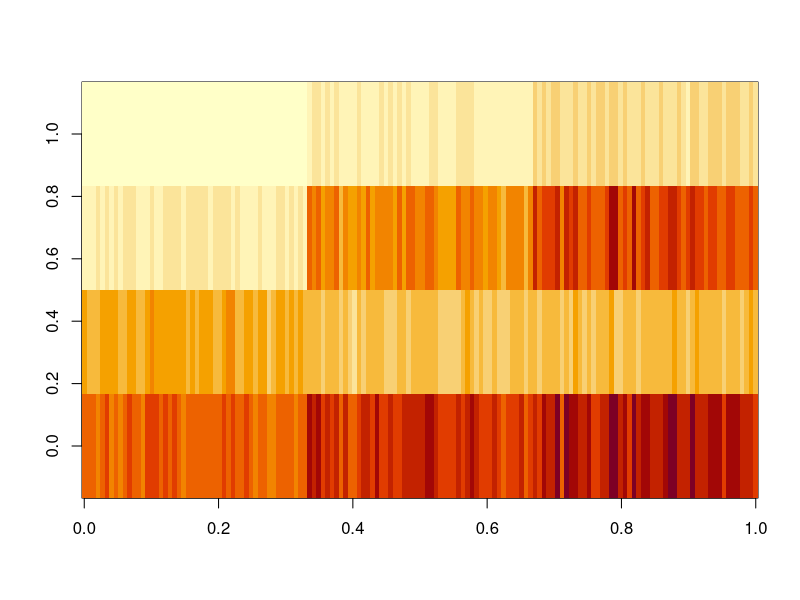
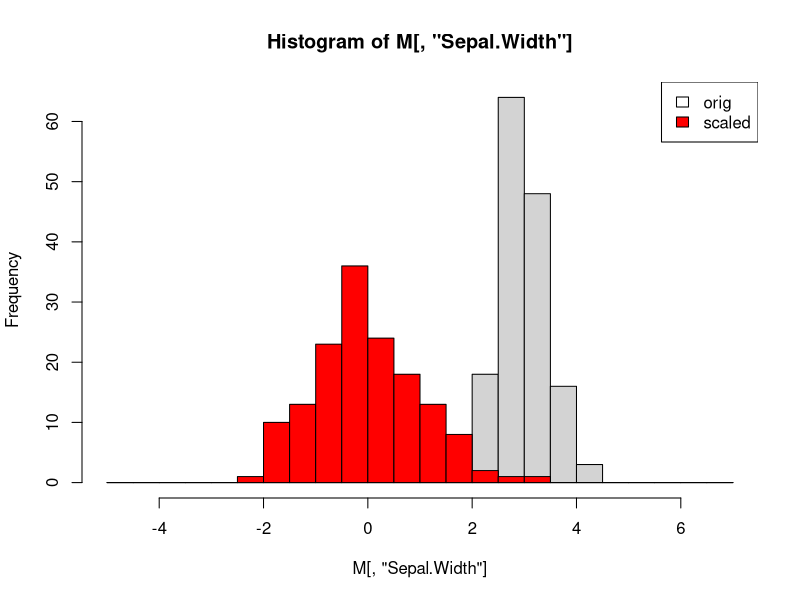
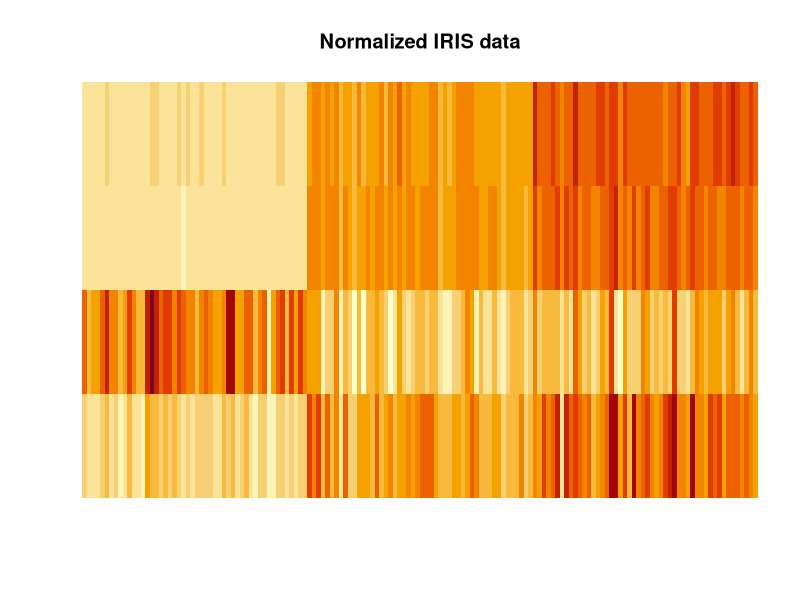
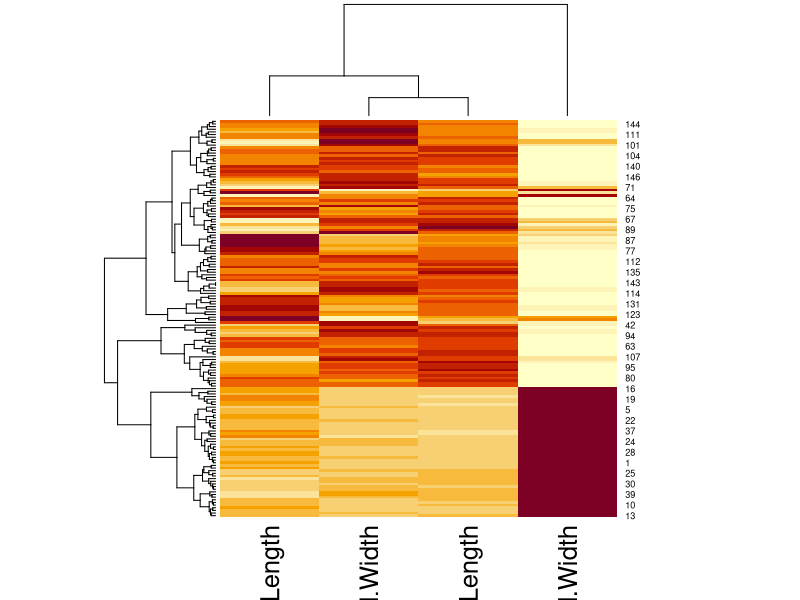
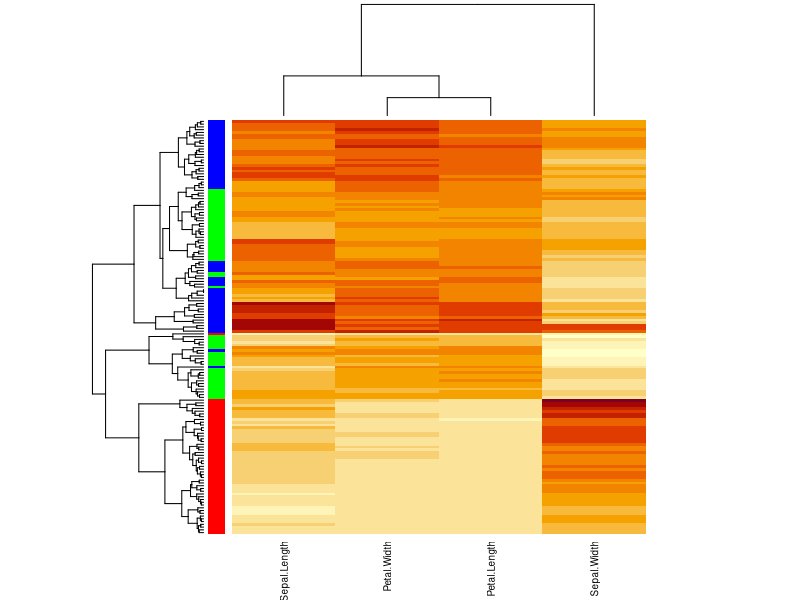
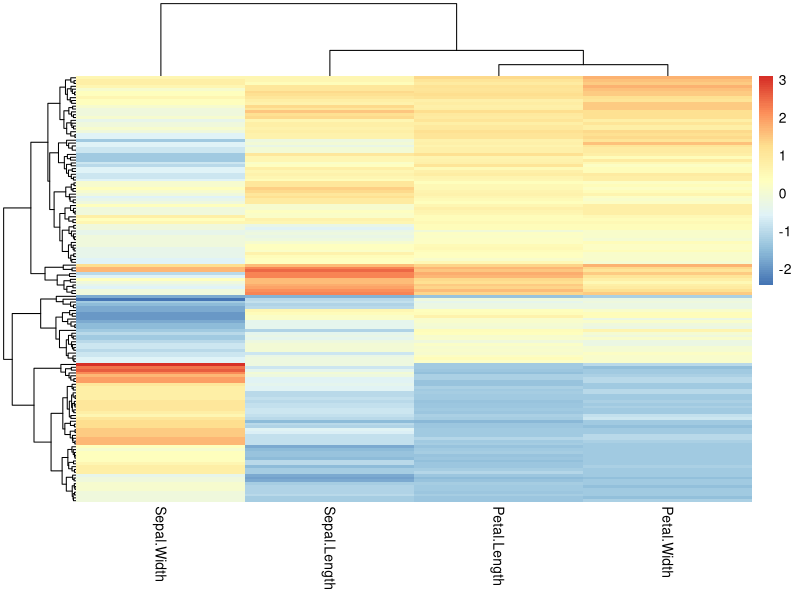
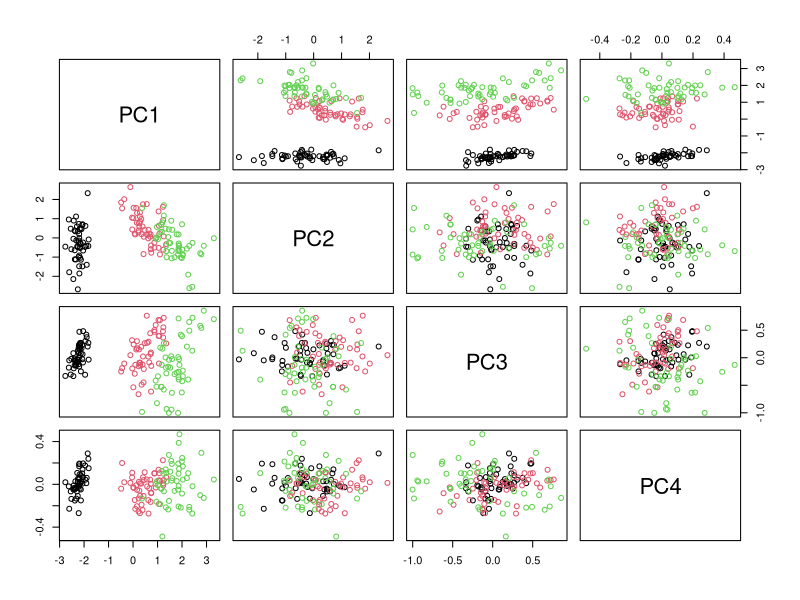
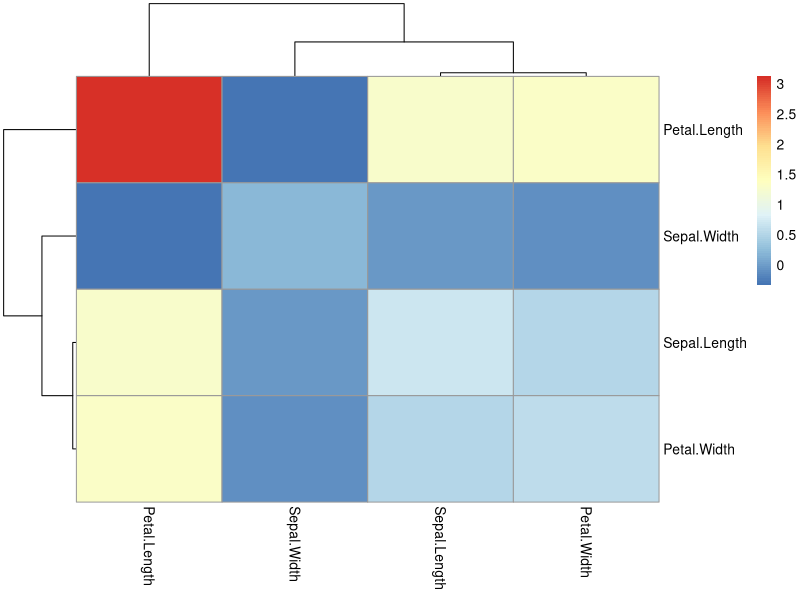

Recreate these plots in R, in order.
## ---- chunk 1
knitr::opts_chunk$set(echo = TRUE)
knitr::opts_chunk$set(cache=TRUE)
## ---- chunk 2
niris=iris[,-5]     # define numeric iris data
M=as.matrix(niris)  # there are many as.* functions that convert among data structures
image(M)            # image takes only matrix objects (data frame with single type "numeric")
## ---- chunk 3
S=scale(M)                                                     # scales column-wise
br=seq(-5,7,by=0.5)                                            # set common break points for the histograms below
hist(M[,"Sepal.Width"], breaks = br)                           # illustrate scaling for specific column
hist(S[,"Sepal.Width"], breaks = br, add=TRUE, col="red")      # add histogram to current plot
legend("topright", c("orig","scaled"), fill=c("white", "red"))

image(S,main="Normalized IRIS data", axes=FALSE)              # as before, suppress axes

#add axes flexibly
#axis(4,at=seq(0,1,length.out=ncol(S)), labels=colnames(S), las=2) # Understand this command
## ---- chunk 4
heatmap(S)
## ---- chunk 5
cols = rainbow(3)[iris$Species]            # understand how color is defined
heatmap(S,scale="none", RowSideColors=cols,labRow=FALSE, cexCol=0.9)
## ---- chunk 6
#install.packages("pheatmap")  # That's how we install new packages - more later
library(pheatmap)
pheatmap(scale(iris[,-5])) # works also with data frames
## ---- chunk 7
pdf("../data/heatmap.pdf") # similar for jpeg, png, ...
heatmap(S,scale="none", RowSideColors=cols,labRow=FALSE, cexCol=0.9)
dev.off()  # close device = pdf file
## ---- chunk 8
M=as.matrix(iris[,-5])     # numerical data, some operations below require matrices not data frames (%*%)
s=iris[,5]                 # species attributes (factor)
## ---- chunk 9
pca=prcomp(M, scale=TRUE)
## ---- chunk 10
S=pca$x          # score matrix = rotated and scaled data matrix

pairs(S, col=s)

pheatmap(cov(M)) # original covariance matrix

# covariance matrix of scores is diagonal (by design)
# --> principal components are uncorrelated
pheatmap(cov(S)) 
## ---- chunk 11
plot(S[,1:2],pch=21, bg=s)  # score-plot
